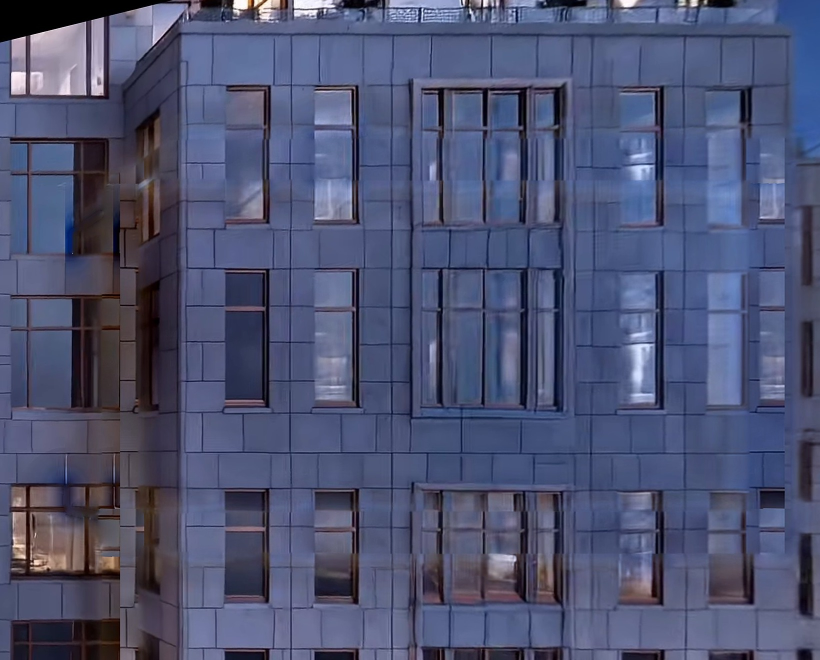
#> input picture design/gen/facade_ref.jpg, 1640 x 1320 px, given in place of frame1_v1.png, which was not available (shown at 1/2 size)
$ python frames23.py
#> lines starting #> are read from the running program, lines starting #| are printed output that depends on the picture
import cv2, numpy as np
from PIL import Image
base=cv2.imread('frame1_v1.png')  # 3840x2160
#> base is the input picture: shape (1320, 1640, 3); mean B, G, R 114.1, 83, 77.6
S=3840/5250
PX,PY=1050,1542; W,H=815,1045; WX0,WY0=117,248
cy0=(3*PY-5250*2160/3840)/2
wx=(2*PX+WX0)*S; wy=(PY+WY0-cy0)*S; ww=W*S; wh=H*S
print('central window rect @4K', round(wx),round(wy),round(ww),round(wh), 'centre', round(wx+ww/2),round(wy+wh/2))
# ---- Frame 2: logo mark (square + C + I, no wordmark) centred on the central window
logo=Image.open('/home/claude/ci-design-build-prototype/design/assets/brand/logo-white.png').convert('RGBA')
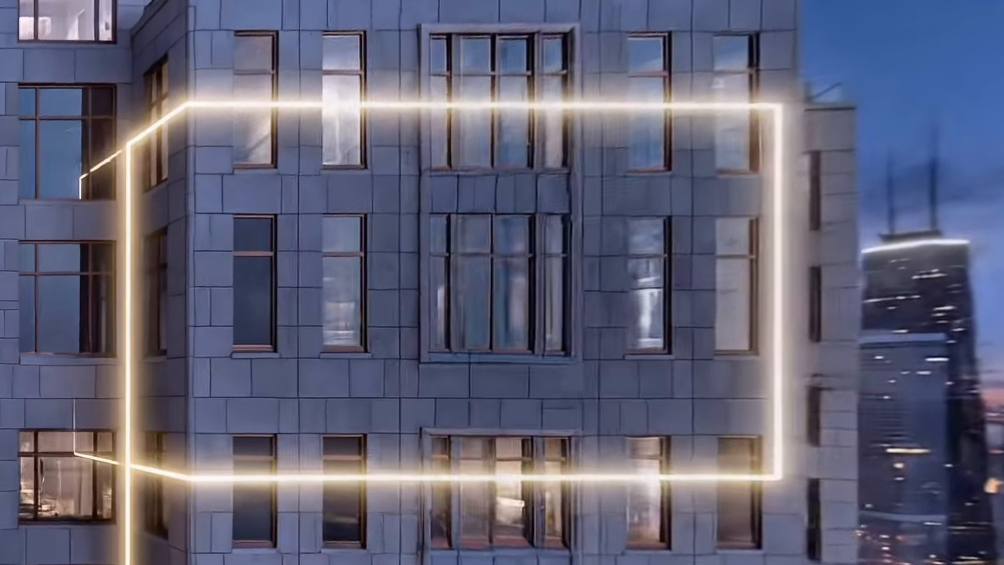
#> input picture design/gen/k2_line_src.jpg, 2008 x 1130 px, given in place of logo-white.png, which was not available (shown at 1/2 size)
mark=logo.crop((37,50,569,570))  # square part incl. C and I
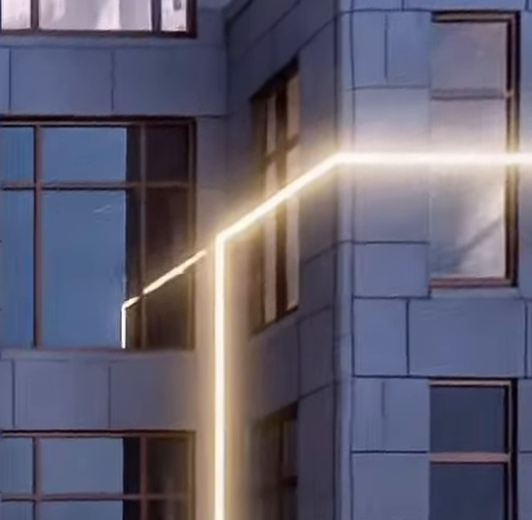
#> mark: PIL image 532x520 RGBA; mean R, G, B, A 98.3, 95.3, 112.4, 255
side=int(ww*0.78); mark=mark.resize((side,int(side*mark.height/mark.width)),Image.LANCZOS)
lx=int(wx+ww/2-mark.width/2); ly=int(wy+wh/2-mark.height/2)
#> after `lx = int(wx + ww / 2 - mark.width / 2)`: lx = 1687
#> after `ly = int(wy + wh / 2 - mark.height / 2)`: ly = 853
f2=Image.fromarray(cv2.cvtColor(base,cv2.COLOR_BGR2RGB)).convert('RGBA')
layer=Image.new('RGBA',f2.size,(0,0,0,0)); layer.paste(mark,(lx,ly),mark)
#> after `layer = Image.new('RGBA', f2.size, (0, 0, 0, 0))`: layer: PIL image 1640x1320 RGBA; every value is 0
# slight glow behind the outline
a=np.array(layer)[...,3].astype(np.float32)/255
glow=cv2.GaussianBlur(a,(0,0),9)*0.55
glow_img=(np.dstack([np.full_like(glow,255)]*3+[np.clip(glow,0,1)*255])).astype(np.uint8)
f2.alpha_composite(Image.fromarray(glow_img));
la=np.array(layer); la[...,3]=(la[...,3]*0.92).astype(np.uint8); f2.alpha_composite(Image.fromarray(la))
f2=cv2.cvtColor(np.array(f2.convert('RGB')),cv2.COLOR_RGB2BGR)
cv2.imwrite('frame2_v1.png',f2)
# ---- Frame 3: central window lit with room34 inside, real frame/mullions on top, warm spill
room=cv2.imread('/home/claude/ci-design-build-prototype/design/gen/room34.jpg')
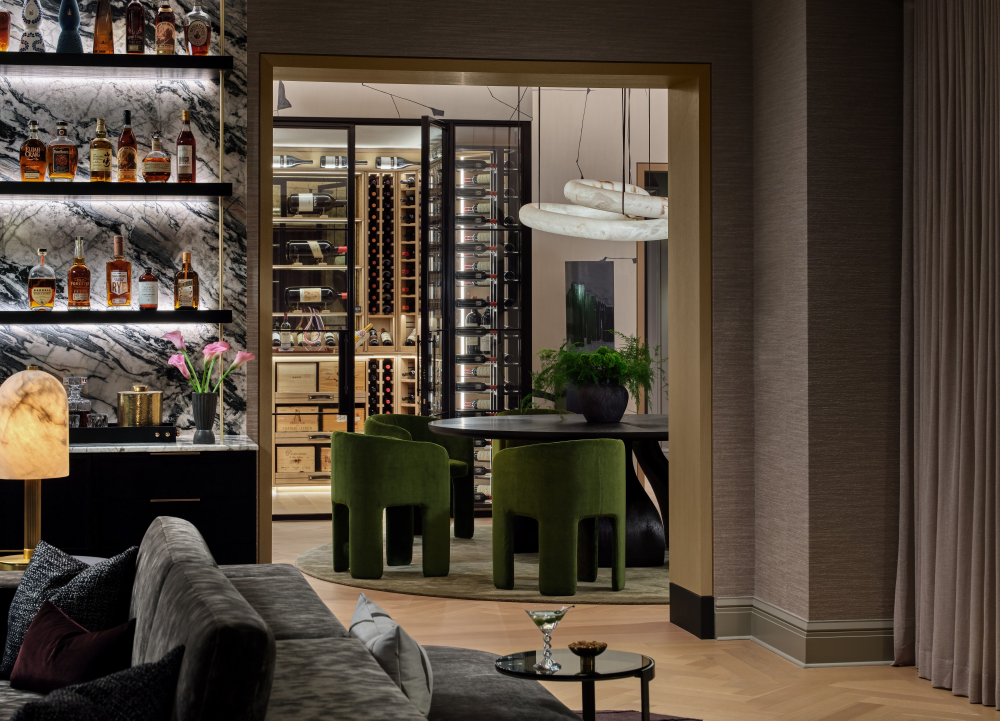
#> input picture design/gen/room34.jpg, 3000 x 2161 px, found by its file name (shown at 1/3 size)
#> room is the input picture: shape (2161, 3000, 3); mean B, G, R 59, 70.8, 82.2
# glass area: inset by frame bar thickness
bar=int(26*S)
gx0,gy0,gx1,gy1=int(wx+bar),int(wy+bar),int(wx+ww-bar),int(wy+wh-bar)
gw,gh=gx1-gx0,gy1-gy0
sc=max(gw/room.shape[1], gh/room.shape[0])*1.0
#> sc = 0.336
r=cv2.resize(room,(int(room.shape[1]*sc)+1,int(room.shape[0]*sc)+1),interpolation=cv2.INTER_AREA)
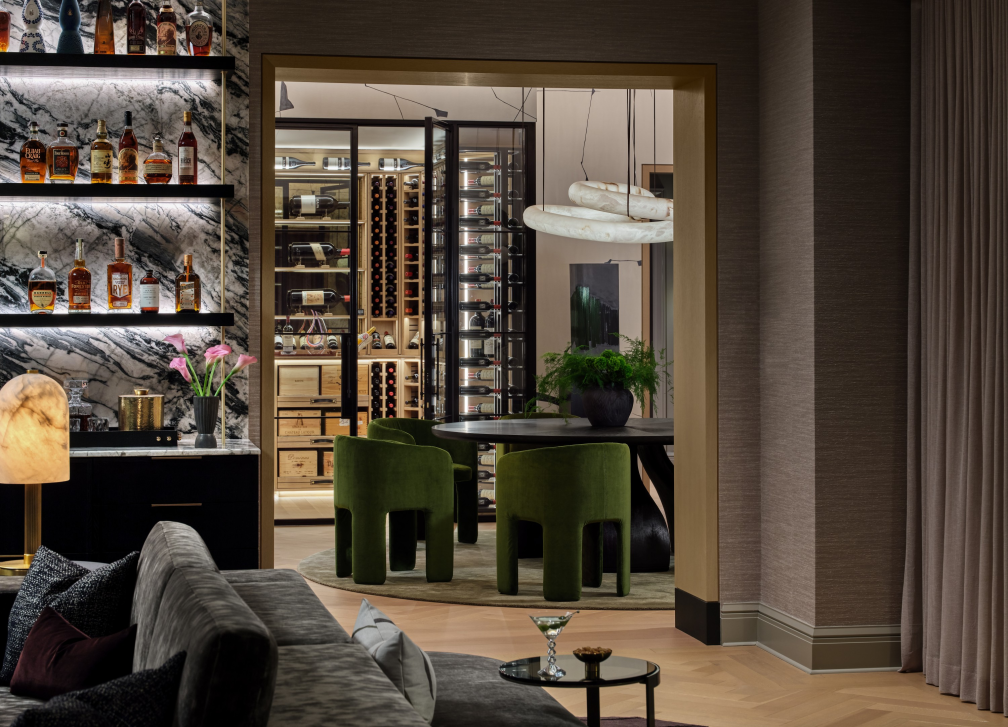
#> r: shape (727, 1008, 3); mean B, G, R 59, 70.8, 82.2
rx=(r.shape[1]-gw)//2; ry=(r.shape[0]-gh)//2
#> after `rx = (r.shape[1] - gw) // 2`: rx = 225
#> after `ry = (r.shape[0] - gh) // 2`: ry = 0
r=r[ry:ry+gh, rx:rx+gw].astype(np.float32)
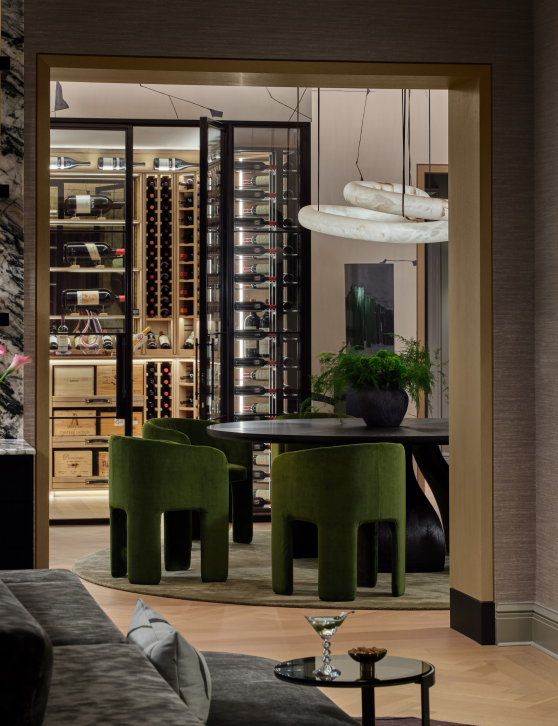
#> r: shape (726, 558, 3) float32; mean B, G, R 59.9, 75, 86.7
# warm up slightly and lift like a lit window seen from outside at night
r=r*np.array([0.90,0.98,1.06],np.float32)[None,None,:]  # BGR: a bit warmer
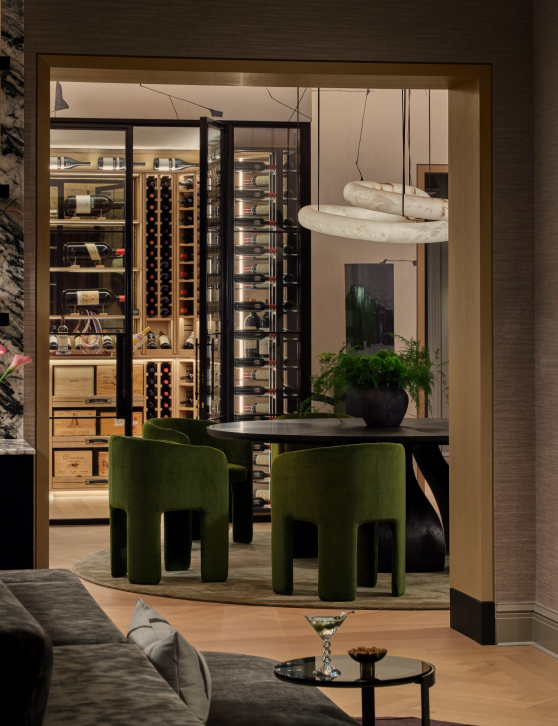
#> r: shape (726, 558, 3) float32; mean B, G, R 53.9, 73.5, 91.9; drawn with min black and max white
r=np.clip(r*1.05,0,255)
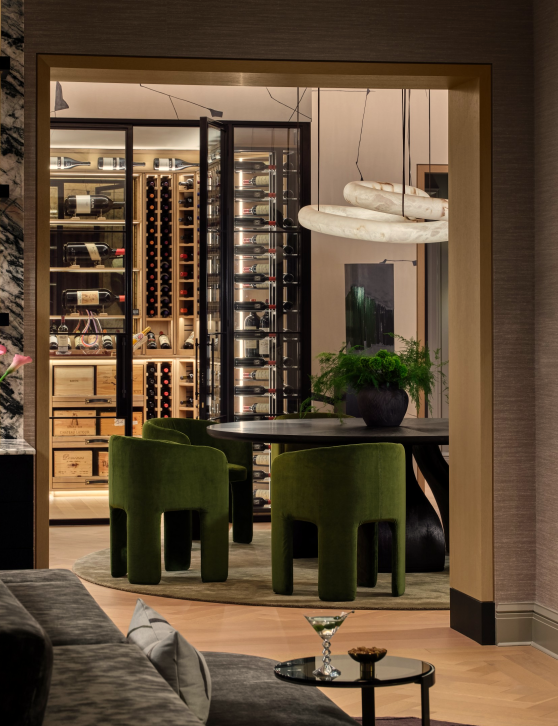
#> r: shape (726, 558, 3) float32; mean B, G, R 56.6, 77.1, 96.4
f3=base.astype(np.float32).copy()
#> (the run stopped early here; a loop or call above may not have finished)
